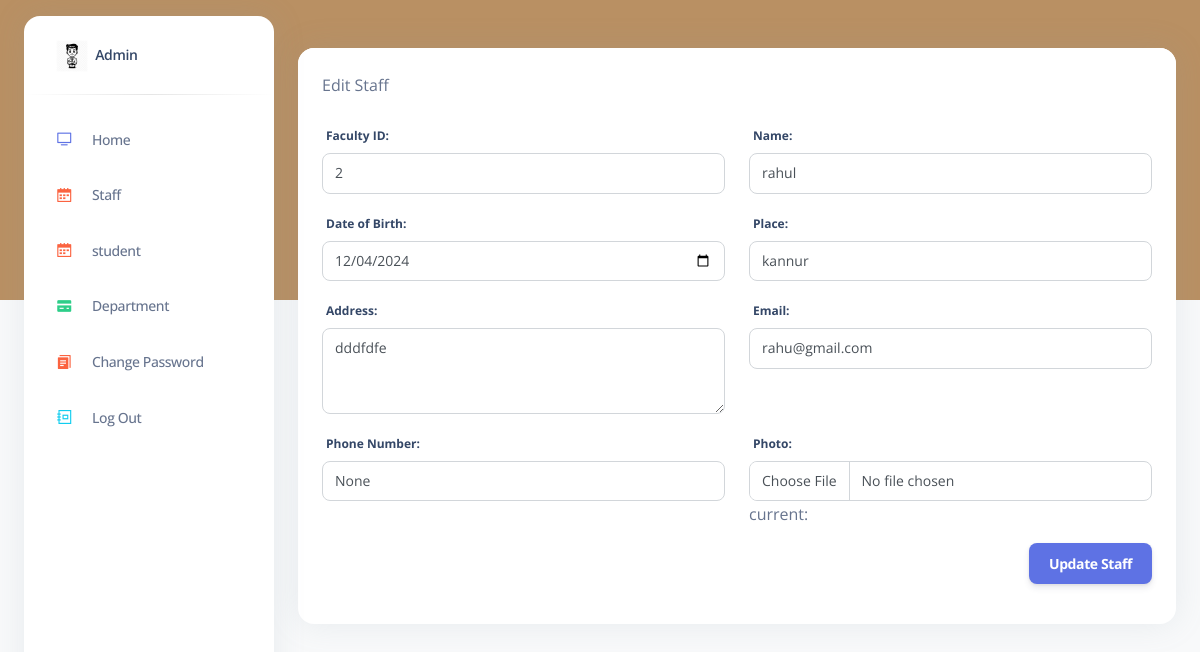
The page /editstaff/2/ on the database as committed earlier.
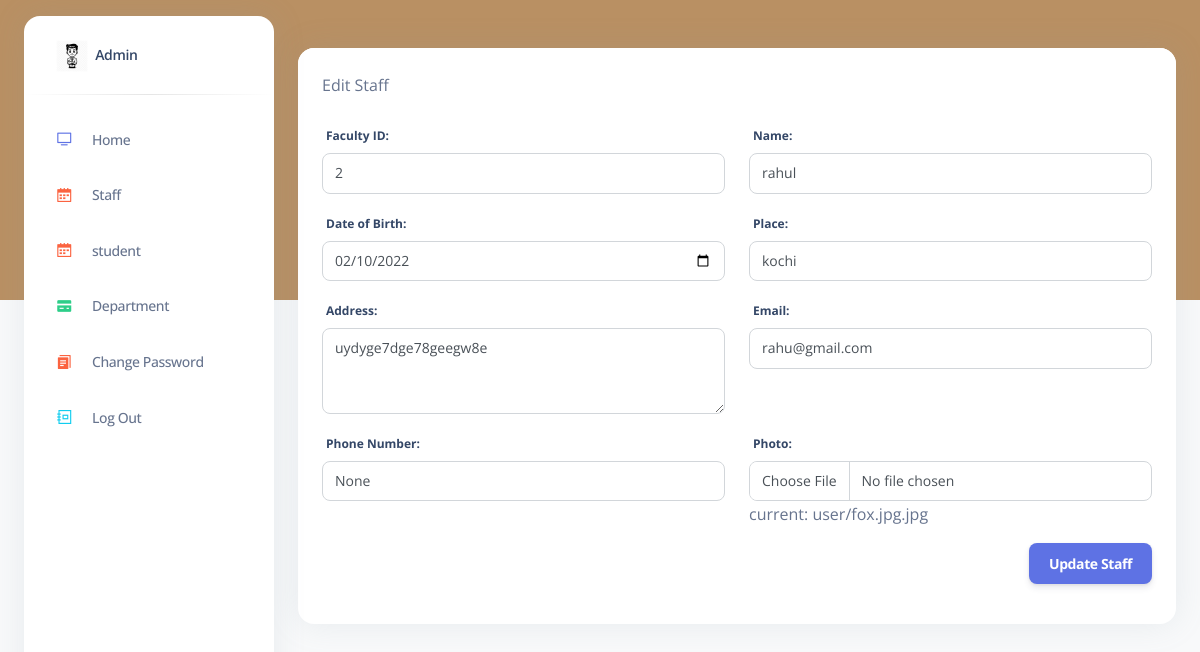
The same page on the database as committed later.
### adminapp/models.py (models this page shows)
class User(AbstractUser):
    is_fac= models.BooleanField(default=False)
    is_stud = models.BooleanField(default=False)
    phone_number = models.CharField(max_length=12,null=True,blank=True)
    dob=models.DateField(null=True,blank=True)
    place= models.CharField(max_length=100,null=True,blank=True)
    state = models.CharField(max_length=30,null=True,blank=True)
    image = models.ImageField(upload_to="user/",null=True,blank=True)
    semester=models.CharField(max_length=50,null=True,blank=True)
    address=models.CharField(max_length=150,null=True,blank=True)

### adminapp/views.py (the view, shortened to what this page needs)
# urls.py: path('editstaff/<int:faculty_id>/', views.edit_staff, name="editstaff"),
def edit_staff(request, faculty_id):
    faculty = get_object_or_404(User, id=faculty_id)
    return render(request, 'admin_app/pages/editstaff.html', {'faculty': faculty})

### templates/admin_app/pages/editstaff.html (shortened to what the changed rows need)
{% extends "admin_app/components/base.html" %}
{% load static %}
{% block content %}
{% include 'admin_app/components/header.html' %}
<div class="container-fluid py-4">
<div class="row">
    <div class="col-md-12">
        <div class="card">
            <div class="card-body">
                <form method="post" enctype="multipart/form-data">
                    <div class="row">
                        <div class="col-md-6">
                            <div class="form-group">
                                <label for="id_fac_id" class="form-control-label">Faculty ID:</label>
                                <input type="text" name="fac_id" id="id_fac_id" class="form-control" value="{{ faculty.id }}" required>
                            </div>
                        </div>
                        <div class="col-md-6">
                            <div class="form-group">
                                <label for="id_name" class="form-control-label">Name:</label>
                                <input type="text" name="name" id="id_name" class="form-control" value="{{ faculty.username }}" required>
                            </div>
                        </div>
                        <div class="col-md-6">
                            <div class="form-group">
                                <label for="id_dob" class="form-control-label">Date of Birth:</label>
                                <input type="date" name="dob" id="id_dob" class="form-control" value="{{ faculty.dob|date:'Y-m-d' }}" required>
                            </div>
                        </div>
                        <div class="col-md-6">
                            <div class="form-group">
                                <label for="id_place" class="form-control-label">Place:</label>
                                <input type="text" name="place" id="id_place" class="form-control" value="{{ faculty.place }}" required>
                            </div>
                        </div>
                        <div class="col-md-6">
                            <div class="form-group">
                                <label for="id_address" class="form-control-label">Address:</label>
                                <textarea name="address" id="id_address" class="form-control" rows="3" required>{{ faculty.address }}</textarea>
                            </div>
                        </div>
                        <div class="col-md-6">
                            <div class="form-group">
                                <label for="id_email" class="form-control-label">Email:</label>
                                <input type="email" name="email" id="id_email" class="form-control" value="{{ faculty.email }}" required>
                            </div>
                        </div>
                        <div class="col-md-6">
                            <div class="form-group">
                                <label for="id_phoneno" class="form-control-label">Phone Number:</label>
                                <input type="tel" name="phoneno" id="id_phoneno" class="form-control" value="{{ faculty.phone_number }}" required>
                            </div>
                        </div>
                        <div class="col-md-6">
                            <div class="form-group">
                                <label for="id_photo" class="form-control-label">Photo:</label>
                                <input type="file" name="photo" id="id_photo" class="form-control" accept="image/*">
                                <p class="text-muted">current: {{ faculty.image }}</p>
                            </div>
                        </div>
                    </div>
                </form>
            </div>
        </div>
    </div>
</div>
{% endblock content %}

Rows that differ between the two databases and show on the page:
changed User "rahul": dob "12/04/2024" → "02/10/2022"; place "kannur" → "kochi"; address "dddfdfe" → "uydyge7dge78geegw8e"; image (not shown) → "user/fox.jpg.jpg"
